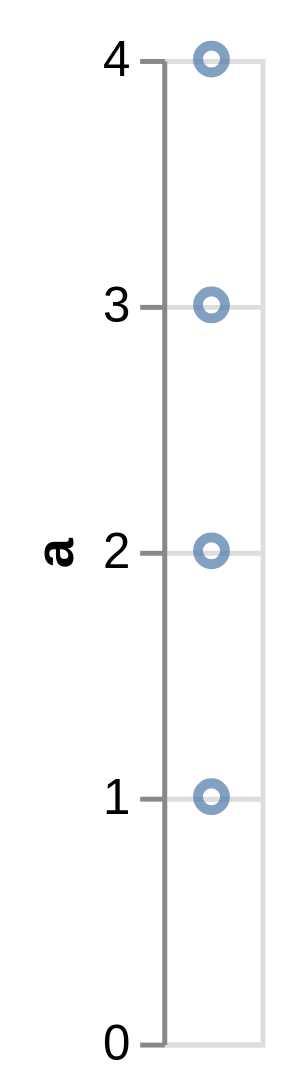

Describe this chart as a Vega-Lite specification.
### Vega specification from a JSON file in a GitHub repository (floating-point values rounded to 4 significant figures)
{"$schema": "https://vega.github.io/schema/vega/v5.json", "autosize": "pad", "padding": 5, "width": 20, "height": 200, "style": "cell", "data": [{"name": "source_0", "values": "a\n1\n2\n3\n4", "format": {"type": "csv"}}, {"name": "data_0", "source": "source_0", "transform": [{"type": "filter", "expr": "datum[\"a\"] !== null && !isNaN(datum[\"a\"])"}]}], "signals": [{"name": "width", "update": "width"}], "marks": [{"name": "marks", "type": "symbol", "style": ["point"], "from": {"data": "data_0"}, "encode": {"update": {"opacity": {"value": 0.7}, "fill": {"value": "transparent"}, "stroke": {"value": "#4c78a8"}, "x": {"signal": "width", "mult": 0.5}, "y": {"scale": "y", "field": "a"}}}}], "scales": [{"name": "y", "type": "linear", "domain": {"data": "data_0", "field": "a"}, "range": [{"signal": "height"}, 0], "nice": true, "zero": true}], "axes": [{"scale": "y", "orient": "left", "grid": true, "tickCount": {"signal": "ceil(height/40)"}, "domain": false, "labels": false, "maxExtent": 0, "minExtent": 0, "ticks": false, "zindex": 0}, {"scale": "y", "orient": "left", "grid": false, "title": "a", "labelOverlap": true, "tickCount": {"signal": "ceil(height/40)"}, "zindex": 0}]}
